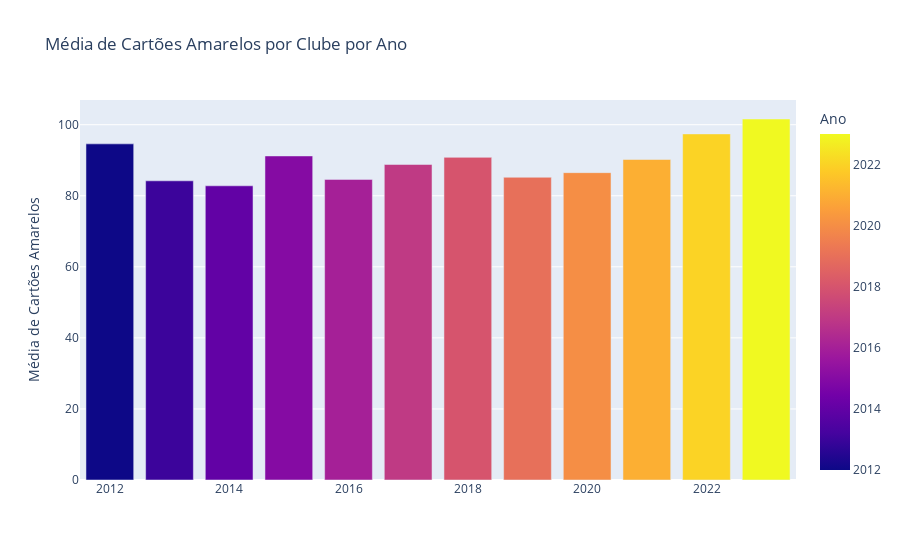

Notebook code cell kept with this figure:
### Code cell
plotar_grafico_de_cartoes(media_colunas_por_anos, "Cartões Amarelos", "Ano")

### Figure 1 — Plotly figure (JSON) as saved in the notebook; plotly's stock layout.template omitted (floating-point values rounded to 4 significant figures)
{"data": [{"alignmentgroup": "True", "hovertemplate": "%{x}<br>%{y}<extra></extra>", "legendgroup": "", "marker": {"color": [2012, 2013, 2014, 2015, 2016, 2017, 2018, 2019, 2020, 2021, 2022, 2023], "coloraxis": "coloraxis", "pattern": {"shape": ""}}, "name": "", "offsetgroup": "", "orientation": "v", "showlegend": false, "textposition": "auto", "type": "bar", "x": [2012, 2013, 2014, 2015, 2016, 2017, 2018, 2019, 2020, 2021, 2022, 2023], "xaxis": "x", "y": [94.6, 84.2, 82.8, 91.2, 84.6, 88.8, 90.8, 85.2, 86.5, 90.2, 97.4, 101.6], "yaxis": "y"}], "layout": {"barmode": "relative", "coloraxis": {"colorbar": {"title": {"text": "Ano"}}, "colorscale": [[0, "#0d0887"], [0.1111, "#46039f"], [0.2222, "#7201a8"], [0.3333, "#9c179e"], [0.4444, "#bd3786"], [0.5556, "#d8576b"], [0.6667, "#ed7953"], [0.7778, "#fb9f3a"], [0.8889, "#fdca26"], [1, "#f0f921"]]}, "legend": {"tracegroupgap": 0}, "showlegend": false, "title": {"text": "Média de Cartões Amarelos por Clube por Ano"}, "xaxis": {"anchor": "y", "domain": [0, 1], "title": {"text": ""}}, "yaxis": {"anchor": "x", "domain": [0, 1], "title": {"text": "Média de Cartões Amarelos"}}}}
